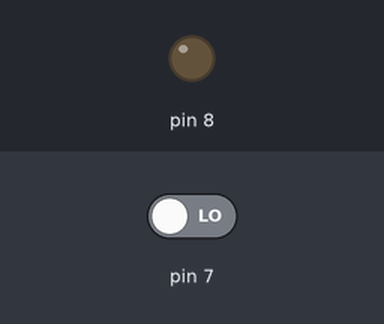
Recording of a sketch running on a simulated Arduino Uno, built with avr-gcc and run on an emulated ATmega328P. Shown: output pins drawn as LEDs (lit = HIGH). The inputs (shaded band) are chosen by the test bench; at power-on: pin 7 LOW. What the sketch prints to the serial monitor is not drawn.

Above: at 1.2 s.
1.3 s: pin 7 driven HIGH
At 2.5 s:
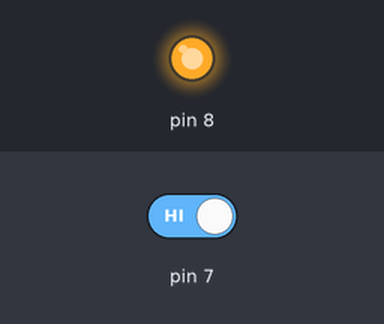
2.8 s: pin 7 driven LOW
At 3.9 s:
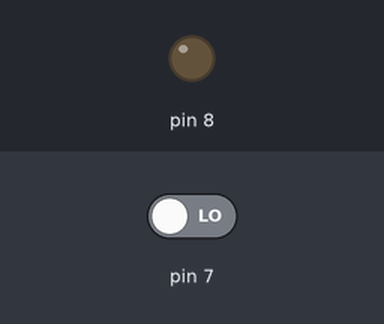
Timing chart, 0 to 5.8 s (numbered marks = the images above; inputs shaded):
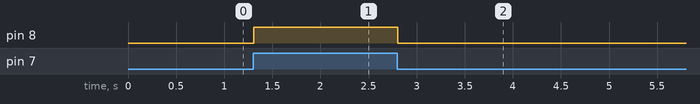

Measured:
- after the input at 1.3 s, pin 8: LOW → HIGH at once
- after the input at 2.8 s, pin 8: HIGH → LOW at once

The sketch:

05_8pin.ino
```cpp
void setup()
{
  // 직렬통신 초기화(9600비트로 데이터 전송)
  Serial.begin(9600);
  pinMode(7, INPUT);
  pinMode(8, OUTPUT);
}

void loop()
{
  int readValue = digitalRead(7);
  Serial.println(readValue);
 // if(readValue == 1){
  if(readValue == HIGH){
    digitalWrite(8, 1); // HIGH를 1로 바꿔도 됨
 // } else if(readValue == 0){
  } else if(readValue == LOW){
    digitalWrite(8, 0); // LOW를 0으로 바꿔도 됨
  }
}
```
